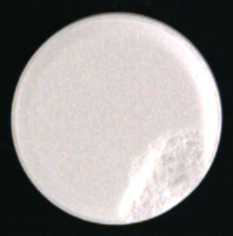
//> input picture imgs_0806_2025_v0_test/input/oriImg_11.png, 233 x 236 px
$ ./Pro_0627_2025_Pan_v1   (built with g++ and OpenCV 4)
//> lines starting //> are read from the running program, lines starting //| are printed output that depends on the picture; after the words box and inside, x2 and y2 are one past the last pixel; in counts of white or black regions, pixels touching at a corner belong together
// --------TESTING PARTS--------------
#include <stdio.h>
#include <string.h>
#include <stdlib.h>
#include <cmath>
#include <opencv2/opencv.hpp>

using namespace std;
using namespace cv;

// the name of decision-variables
// ["filterSwitchFlag", "fsize", "absoluteFlag", "threshVal", "CloKerSize", "ConProTimes"]
// [, "dilateTimes_01", "aspectOffset_01", "contourPixNum_01"]
// [, "dilateTimes_02", "aspectOffset_02", "contourPixNum_02"]
// [, "dilateTimes_03", "aspectOffset_03", "contourPixNum_03"]
// [, "dilateTimes_04", "aspectOffset_04", "contourPixNum_04"]

// val-set_01 (5.4641)
int info_val_dv[18] = { 1, 19, 0, 9, 3, 3, 3, 1, 4, 3, 0, 2, 3, 6, 3, 3, 0, 6 };

// int info_val_dv[18] = { 1, 19, 0, 3, 1, 1, 3, 1, 4, 3, 0, 2, 3, 6, 3, 3, 0, 6 };

void imgShow(const string& name, const Mat& img) {
	imshow(name, img);
	waitKey(0);
	destroyAllWindows();
}

void differenceProcess(Mat postImg, Mat preImg, Mat& resImg, int absoluteFlag) {
	resImg = Mat::zeros(Size(postImg.cols, postImg.rows), CV_8UC1);
	for (int j = 0; j < postImg.rows; j++)
	{
		for (int i = 0; i < postImg.cols; i++) {
			int diffVal = postImg.at<uchar>(j, i) - preImg.at<uchar>(j, i);
			if (diffVal < 0) {
				if (absoluteFlag != 0) {
					diffVal = abs(diffVal);
				}
				else {
					diffVal = 0;
				}
			}
			resImg.at<uchar>(j, i) = diffVal;
		}
	}
}

/*
  arr_info_cps -> ["dilateTimes", "aspectOffset", "contourPixNum"]
*/
void conPro_singleTime(Mat& metaImg, Mat& resImg, int arr_info_cps[]) {
	Mat maskImg = metaImg.clone();
	Mat kernel = getStructuringElement(MORPH_ELLIPSE, Size(5, 5));
	for (int idxET = 0; idxET < arr_info_cps[0]; idxET++) {
		erode(maskImg, maskImg, kernel);
	}
	vector<vector<Point>> contours;
	findContours(maskImg, contours, RETR_LIST, CHAIN_APPROX_SIMPLE);
	Mat mask = Mat::zeros(maskImg.size(), CV_8UC1);
	for (const auto& contour : contours) {
		Rect bounding_box = boundingRect(contour);
		double aspect_ratio = static_cast<double>(bounding_box.width) / bounding_box.height;
		if ((aspect_ratio <= (1 - arr_info_cps[1] * 0.1) || aspect_ratio > (1 + arr_info_cps[1] * 0.1)) && cv::contourArea(contour) < 100 * arr_info_cps[2]) {
			drawContours(mask, vector<vector<Point>>{contour}, -1, Scalar(255), -1);
		}
	}
	for (int y = 0; y < resImg.rows; y++) {
		for (int x = 0; x < resImg.cols; x++) {
			if (mask.at<uchar>(y, x) == 255) {
				resImg.at<uchar>(y, x) = 255;
			}
		}
	}
}

void imgSingleProcess(Mat& oriImg, Mat& resImg, int arr_val_dv[]) {
	Mat blurImg;
	Mat diffImg;
	Mat biImg;
	Mat labelImg;
	if (arr_val_dv[0]) {
		medianBlur(oriImg, blurImg, arr_val_dv[1]);
	}
	else {
		blur(oriImg, blurImg, Size(arr_val_dv[1], arr_val_dv[1]));
	}

	differenceProcess(blurImg, oriImg, diffImg, arr_val_dv[2]);
	threshold(diffImg, biImg, arr_val_dv[3], 255, THRESH_BINARY);
	bitwise_not(biImg, biImg);

	// imgShow("res", biImg);
	// imwrite("./imgs_0514_2025_v1/tarOpt/tarImg_10_half.png", biImg);

	Mat kernel = getStructuringElement(MORPH_ELLIPSE, Size(arr_val_dv[4], arr_val_dv[4]));
	morphologyEx(biImg, biImg, MORPH_CLOSE, kernel);

	for (int idxCPT = 0; idxCPT < arr_val_dv[5]; idxCPT++) {
		int arr_info_cps[3];
		for (int idxCps = 0; idxCps < 3; idxCps++) {
			arr_info_cps[idxCps] = arr_val_dv[6 + idxCPT * 3 + idxCps];
		}
		conPro_singleTime(biImg, biImg, arr_info_cps);
	}
	imgShow("res", biImg);

	int erosion_size = 1;
	cv::Mat element = cv::getStructuringElement(
		cv::MORPH_RECT,
		cv::Size(2 * erosion_size + 1, 2 * erosion_size + 1),
		cv::Point(erosion_size, erosion_size)
	);

	erode(biImg, biImg, element);
	imgShow("res", biImg);

	resImg = biImg.clone();
}

int main(void) {
	Mat oriImg = imread("./imgs_0514_2025_v1/input/oriImg_11.png", IMREAD_GRAYSCALE);
//> oriImg: 236 rows x 233 cols, CV_8UC1; min 9, max 255, mean 145.4
	Mat resImg;
	// imgShow("ori", oriImg);
	imgSingleProcess(oriImg, resImg, info_val_dv);
//> in imgSingleProcess, `medianBlur(oriImg, blurImg, arr_val_dv[1]);`:
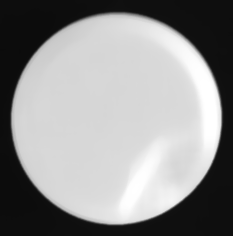
//> blurImg: 236 rows x 233 cols, CV_8UC1; min 11, max 255, mean 144.8
//> after the loop in differenceProcess, `for (int j = 0; j < postImg.rows; j++)`:
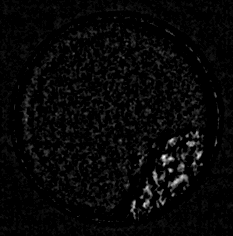
//> resImg: 236 rows x 233 cols, CV_8UC1; min 0, max 31, mean 0.9; drawn with min black and max white
//> in imgSingleProcess, `threshold(diffImg, biImg, arr_val_dv[3], 255, THRESH_BINARY);`:
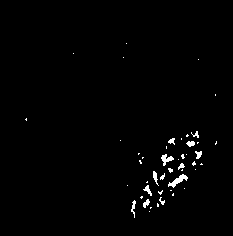
//> biImg: 236 rows x 233 cols, CV_8UC1; 1.2% white; 46 white regions (34 under 20 px), largest, box (x1, y1, x2, y2) and area: (168, 174, 188, 188) 105, (161, 154, 174, 166) 74, (153, 171, 159, 186) 41
//> in imgSingleProcess, `Mat kernel = getStructuringElement(MORPH_ELLIPSE, Size(arr_val_dv[4], ..`: kernel = [[0, 1, 0], [1, 1, 1], [0, 1, 0]]
//> in imgSingleProcess, `morphologyEx(biImg, biImg, MORPH_CLOSE, kernel);`:
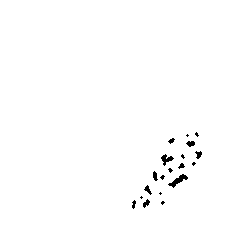
//> biImg: 236 rows x 233 cols, CV_8UC1; 99.1% white; 19 black regions (9 under 20 px), largest, box (x1, y1, x2, y2) and area: (168, 174, 188, 188) 101, (161, 154, 174, 166) 70, (186, 141, 195, 147) 38
//> the loop in imgSingleProcess, `for (int idxCPT = 0; idxCPT < arr_val_dv[5]; idxCPT++)` made 3 passes
//> pass 1, in conPro_singleTime, `findContours(maskImg, contours, RETR_LIST, CHAIN_APPROX_SIMPLE);`:
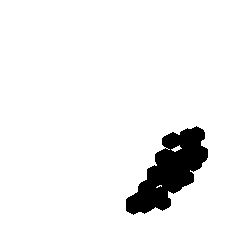
//> maskImg: 236 rows x 233 cols, CV_8UC1; 93.5% white; 1 black region, box (x1, y1, x2, y2) and area: (126, 126, 208, 215) 3555
//> in imgSingleProcess, `erode(biImg, biImg, element);`:
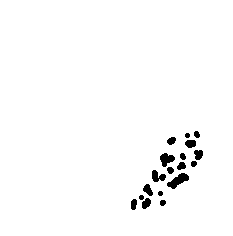
//> biImg: 236 rows x 233 cols, CV_8UC1; 98% white; 18 black regions, largest, box (x1, y1, x2, y2) and area: (167, 173, 189, 189) 175, (160, 153, 175, 167) 130, (152, 170, 166, 182) 105
//> info_val_dv = 18 values, max 19 at index 1, min 0 at index 2, mean 3.83
	// imgShow("resImg", resImg);
	return 0;
}

// [32 lines of commented-out code are left out]
